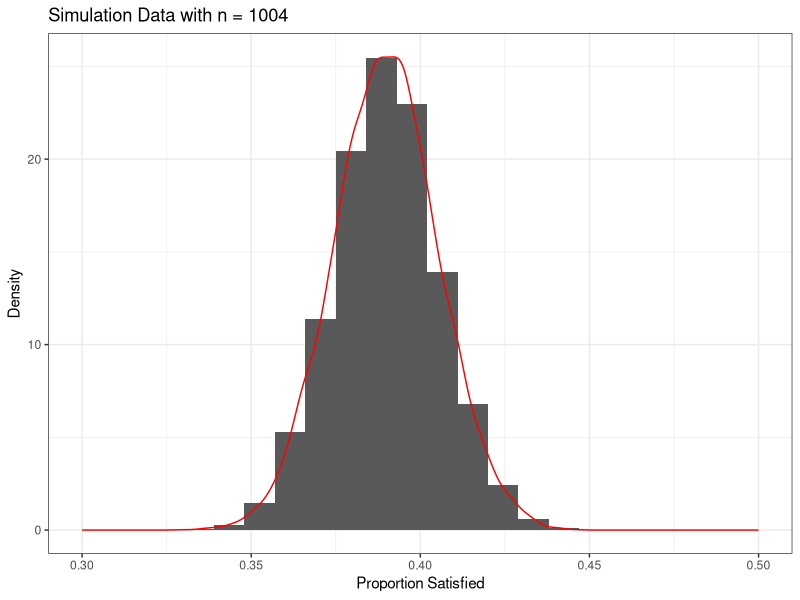
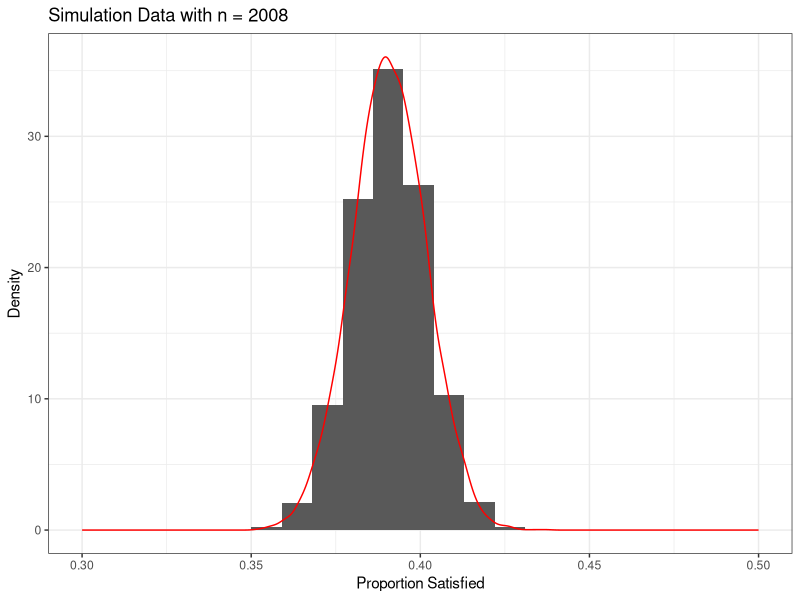
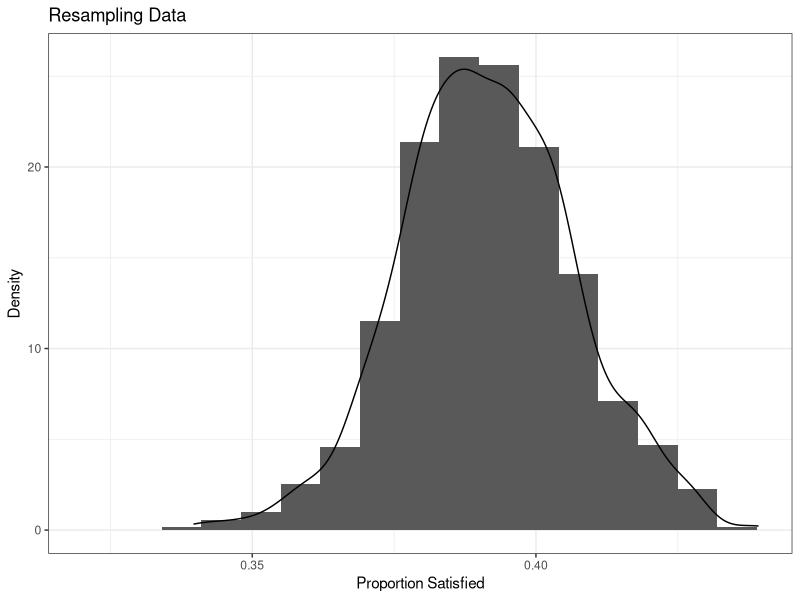
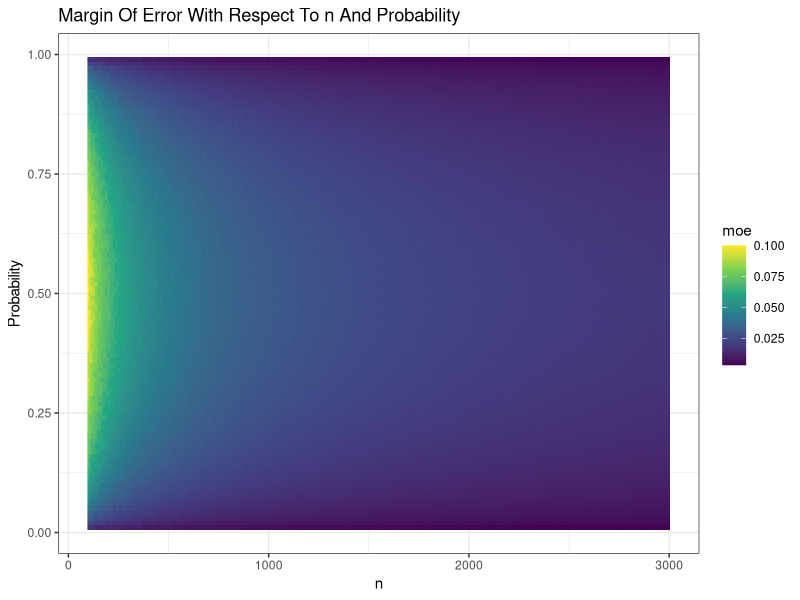

Reproduce these figures in R, in order. (Note: a time limit stopped this script after it produced the figures.)
library(tidyverse)
library(ggplot2)
library(patchwork)
################################################################################
# Lab 10
################################################################################
#################
# Step 1 (Size 1000)
#################
dat = tibble(x = rbinom(n = 10000, size = 1004, prob = .39)/1004)
hist = ggplot(data = dat) + 
  geom_histogram(aes(x = x, y = after_stat(density)), breaks = seq(.330,.450,.009)) +
  geom_density(aes(x = x), color = "red") +
  theme_bw() +
  ylab("Density") +
  ggtitle("Simulation Data with n = 1004")+
  xlim(0.3, 0.5) +
  xlab("Proportion Satisfied")
  
hist
(lower.val = quantile(dat$x, probs = .025))
(upper.val = quantile(dat$x, probs = .975))
(range = upper.val - lower.val)
(margin.of.error = (range)/2)
dat.table = tibble() |>
  summarize(step = "Sample", moe = margin.of.error, size = 1004)
#################
# Simulation (size 2008)
#################
dat2 = tibble(x = rbinom(n = 10000, size = 2008, prob = .39)/2004)
hist2 = ggplot(data = dat2) + 
  geom_histogram(aes(x = x, y = after_stat(density)), breaks = seq(.35,.44,.009)) +
  geom_density(aes(x = x), color = "red") +
  theme_bw() +
  ylab("Density") +
  ggtitle("Simulation Data with n = 2008") +
  xlim(0.3, 0.5) +
  xlab("Proportion Satisfied")

(lower.val2 = quantile(dat2$x, probs = .025))
(upper.val2 = quantile(dat2$x, probs = .975))
(range.2 = upper.val2-lower.val2)
(margin.of.error2 = (range.2)/2) 
hist2
dat.table = dat.table %>%
  bind_rows(summarize(.,step = "Sample", moe = margin.of.error2, size = 2008))
###################
# Step 2 (Resampling)
###################
gallup.data = rep(1, times = 392)
vec.dis = rep(0, times = 592)
vec.none = rep(-1, times = 20)
gallup.data = append(gallup.data, vec.dis)
gallup.data = append(gallup.data, vec.none)

total.gallup.data = sample(gallup.data, 1004, replace = TRUE)
summarize.prop = vector()
for(i in 1:1004){
  new.col = sample(gallup.data, 1004, replace = TRUE) 
  total.gallup.data = bind_cols(total.gallup.data, new.col)
  summarize.prop = append(summarize.prop,sum(new.col == 1)/1004)
}
summarize.prop = tibble(x = summarize.prop)
hist.resample = ggplot() +
  geom_histogram(data = summarize.prop, aes(x = x, y = after_stat(density)), 
                 breaks = seq(.32, .44, .007)) +
  geom_density(data = summarize.prop, aes(x = x)) +
  ggtitle("Resampling Data") + 
  ylab("Density") +
  xlab("Proportion Satisfied") +
  theme_bw()
hist.resample

(lower.val.rsample = quantile(summarize.prop$x, probs = .025))
(upper.val.rsample = quantile(summarize.prop$x, probs = .975))
(range.rsample = upper.val.rsample - lower.val.rsample)
(margin.of.error.rsample = (range.rsample)/2) 
  print(summarize.prop)
view(total.gallup.data)
dat.table = dat.table %>%
    bind_rows(summarize(.,step = "Resample", moe = margin.of.error.rsample, size = 1004))
dat.table
####################
# Step 3 n and p
####################

probabilities.vector = seq(.01,.99,.01)
n.p.data = tibble()
for(j in 1:99)
{
  curr.vector = vector()
  #Iterates through the different sizes
  for(i in 0:290){
    size.curr = 100 + (i)*10
    curr.sim.data = rbinom(n = 10000, size = size.curr, prob = probabilities.vector[j])/size.curr
    upper.sim = quantile(curr.sim.data, probs = .975)
    lower.sim = quantile(curr.sim.data, probs = .025)
    curr.vector = append(curr.vector, (upper.sim - lower.sim)/2)
  }
  curr.vector = tibble(moe = curr.vector) |>
    bind_cols(tibble(size = seq(100,3000,10))) |>
    bind_cols(tibble(probability = rep(probabilities.vector[j], 291)))
  if(j == 1){
    n.p.data = curr.vector
  }
  else{
    n.p.data = bind_rows(n.p.data, curr.vector)
  }
}
dat.table = dat.table %>%
  bind_rows(summarize(.,step = "Gallup", moe = 4, size = 1004)) %>%
  bind_rows(summarize(.,step = "Gallup", moe = 2, size = 2008))
  

raster.plot = ggplot() + 
  geom_raster(data = n.p.data, aes(x = size, y = probability, fill = moe)) +
  scale_fill_viridis_c() + 
  xlab("n") + 
  ylab("Probability") + 
  ggtitle("Margin Of Error With Respect To n And Probability") +
  theme_bw()
raster.plot
view(n.p.data)

#################
# Step 4
#################
wilson.data = tibble()
for(j in 1:99)
{
  curr.vector = vector()
  #Iterates through the different sizes
  for(i in 0:290){
    size.curr = 100 + (i)*10
    curr.sim.data = rbinom(n = 10000, size = size.curr, prob = probabilities.vector[j])/size.curr
    dat.mean = mean(curr.sim.data)
    z.val = 1.96
    wilson.moe = z.val*
      (sqrt(size.curr*dat.mean*(1-dat.mean) + z.val/4))/
      (size.curr + z.val^2)
    curr.vector = append(curr.vector, wilson.moe)
  }
  curr.vector = tibble(wilson.moe = curr.vector) |>
    bind_cols(tibble(size = seq(100,3000,10))) |>
    bind_cols(tibble(probability = rep(probabilities.vector[j], 291)))
  if(j == 1){
    wilson.data = curr.vector
  }
  else{
    wilson.data = bind_rows(wilson.data, curr.vector)
  }
}
view(wilson.data)

wilson.raster.plot = ggplot() + 
  geom_raster(data = wilson.data, aes(x = size, y = probability, fill = wilson.moe)) +
  scale_fill_viridis_c() + 
  xlab("n") + 
  ylab("Probability") + 
  ggtitle("Wilson Margin Of Error With Respect To n And Probability") +
  theme_bw()
(hist + hist2)/hist.resample
raster.plot + wilson.raster.plot
view(wilson.data)
view(dat.table)
